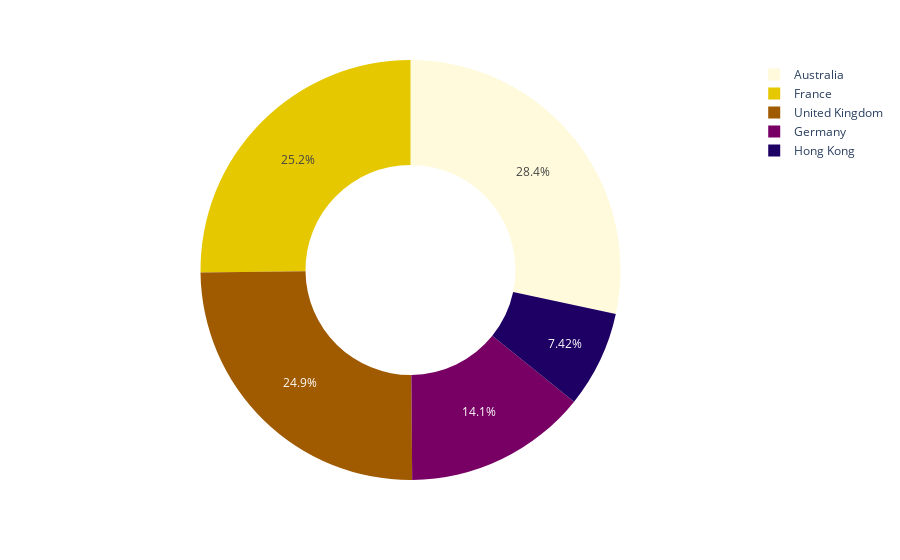

This figure's notebook cell:
### Code cell
countries = df.groupby('Country')['OrderValue'].sum().sort_values(ascending=False).reset_index()
countries.columns = ['Country','OrderValue']
px.pie(countries,names='Country',values='OrderValue',hole=0.5,color='Country',color_discrete_sequence=px.colors.sequential.Electric_r)

### Figure 1 — Plotly figure (JSON) as saved in the notebook; plotly's stock layout.template omitted (floating-point values rounded to 4 significant figures)
{"data": [{"customdata": [["Australia"], ["France"], ["United Kingdom"], ["Germany"], ["Hong Kong"]], "domain": {"x": [0, 1], "y": [0, 1]}, "hole": 0.5, "hovertemplate": "Country=%{customdata[0]}<br>OrderValue=%{value}<extra></extra>", "labels": ["Australia", "France", "United Kingdom", "Germany", "Hong Kong"], "legendgroup": "", "marker": {"colors": ["rgb(255,250,220)", "rgb(230,200,0)", "rgb(160,90,0)", "rgb(120,0,100)", "rgb(30,0,100)"]}, "name": "", "showlegend": true, "type": "pie", "values": [6350.0, 5638.0, 5583.0, 3154.0, 1660.0]}], "layout": {"legend": {"tracegroupgap": 0}, "margin": {"t": 60}, "piecolorway": ["rgb(255,250,220)", "rgb(230,200,0)", "rgb(160,90,0)", "rgb(120,0,100)", "rgb(30,0,100)", "rgb(0,0,0)"]}}
